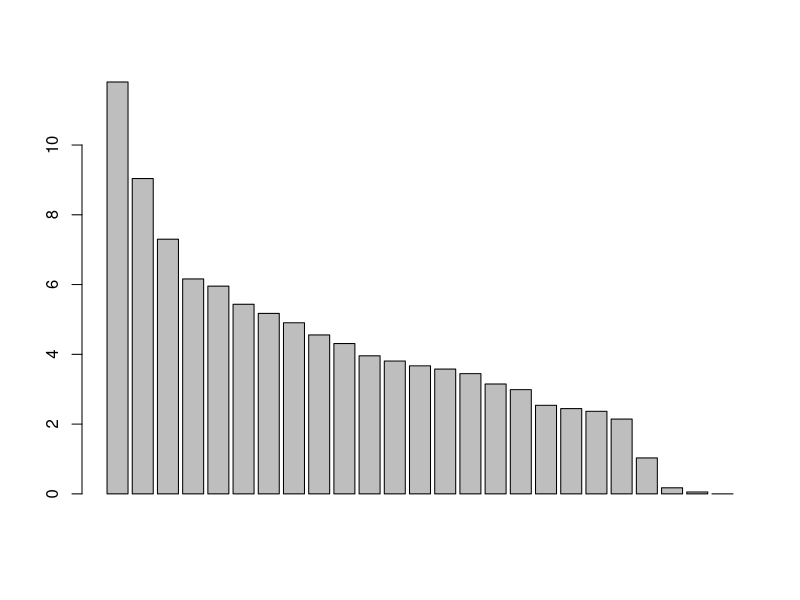
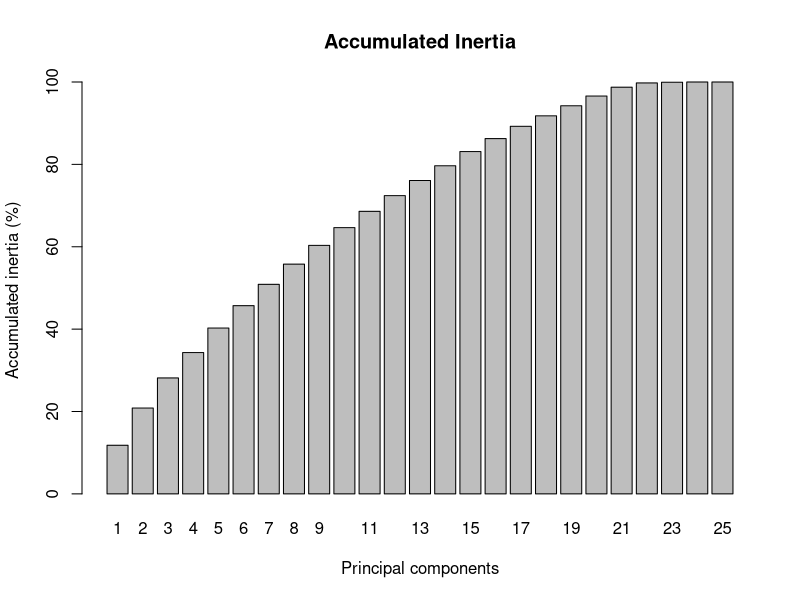
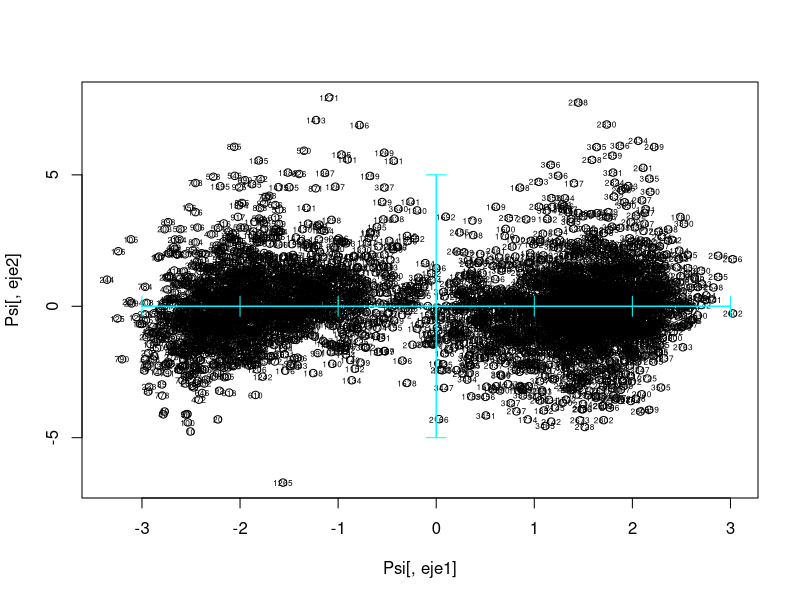
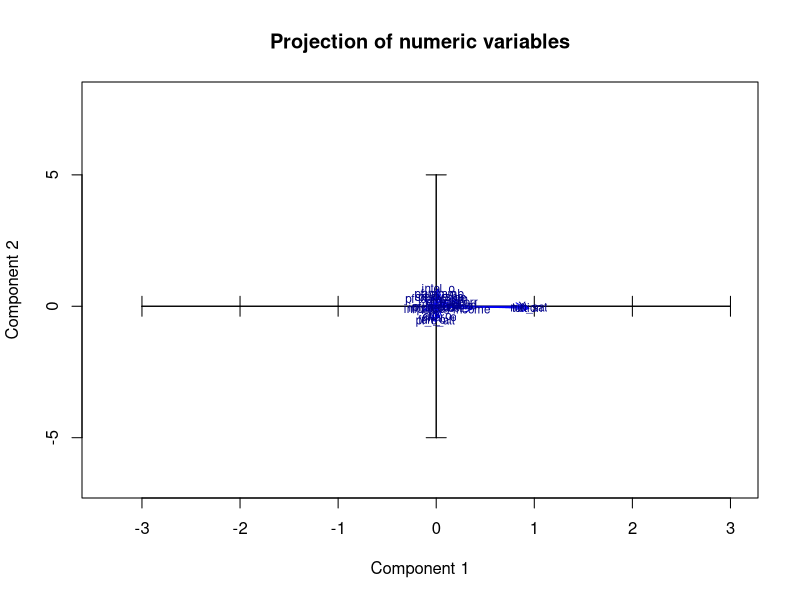
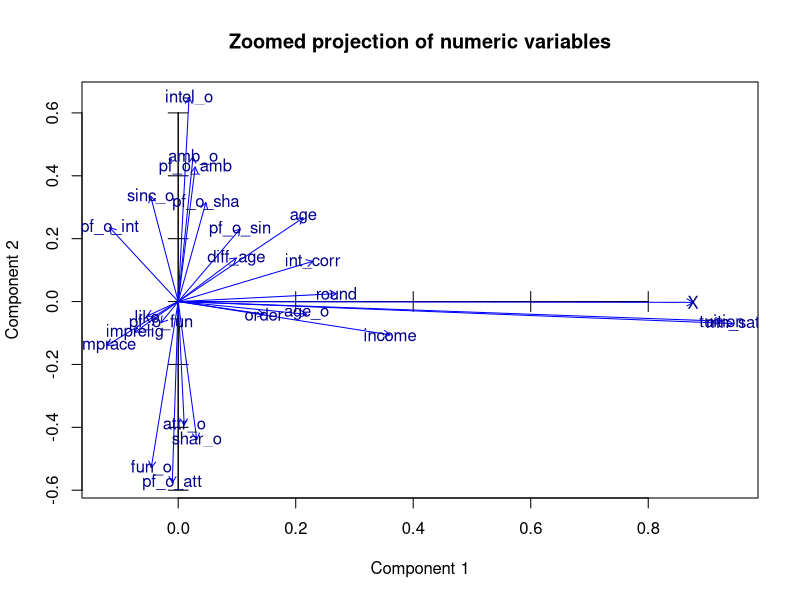
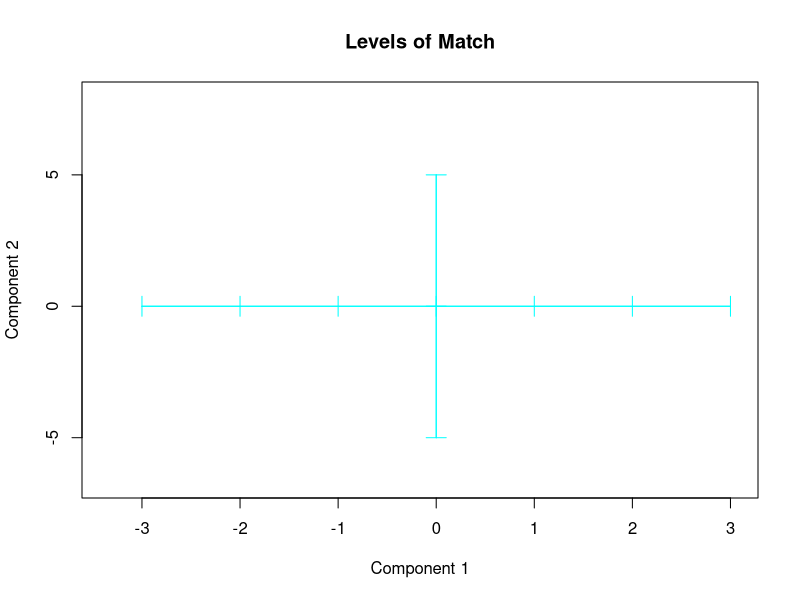
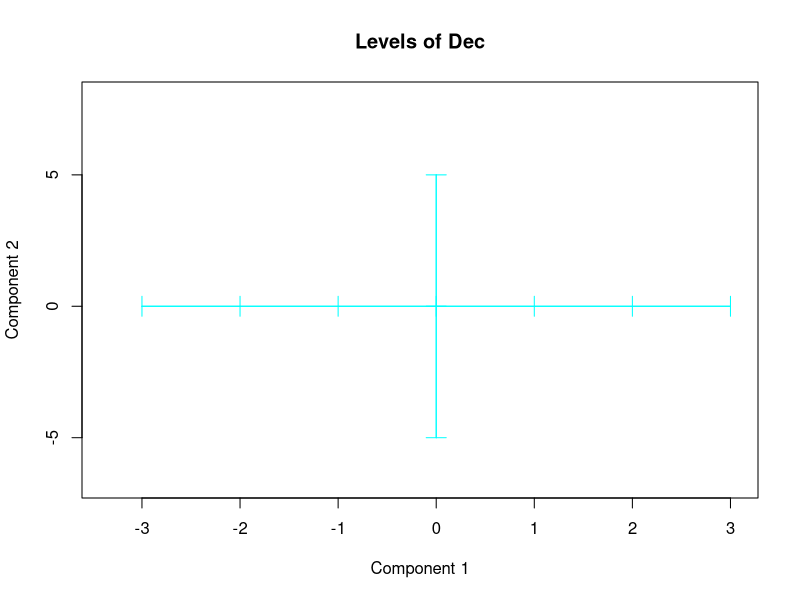
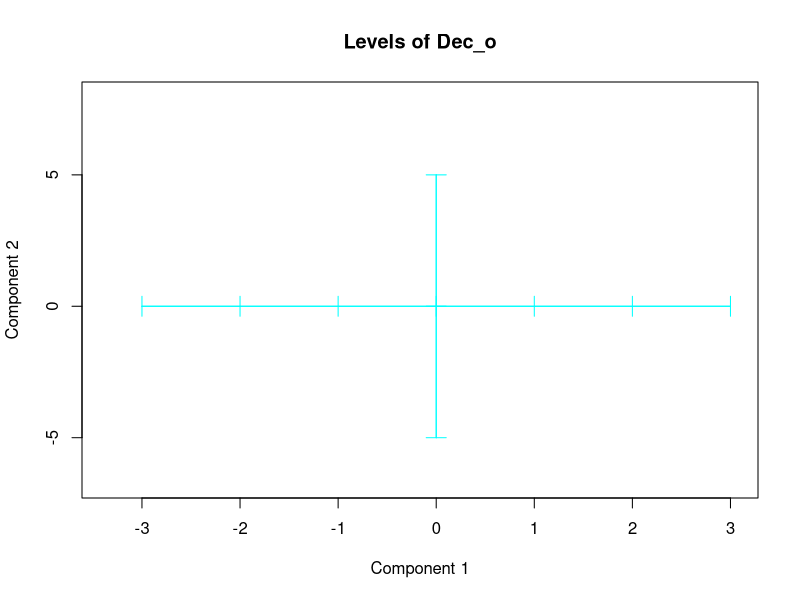

Write R code to recreate these figures, in order. (Note: this script raises an error after producing the figures.)
dd <-read.csv("SpeedClean.csv", header=TRUE)

# attach(dd)
# names(dd)

nums <- unlist(lapply(dd, is.numeric))  
dd_numeric <- dd[ , nums]
path <- "plots/9acp/"


#set a list of numerical variables

# PRINCIPAL COMPONENT ANALYSIS OF dd_numeric

pc1 <- prcomp(dd_numeric, scale=TRUE)
class(pc1)
attributes(pc1)

print(pc1)


# WHICH PERCENTAGE OF THE TOTAL INERTIA IS REPRESENTED IN SUBSPACES?

pc1$sdev
inerProj<- pc1$sdev^2
inerProj
totalIner<- sum(inerProj)
totalIner
pinerEix<- 100*inerProj/totalIner
pinerEix
barplot(pinerEix)

#Cummulated Inertia in subspaces, from first principal component to the 24th dimension subspace
png(paste(path,"a-cummulated-inertia-barplot.png",sep = ""))
barplot(100*cumsum(pc1$sdev[1:dim(dd_numeric)[2]]^2)/dim(dd_numeric)[2],main="Accumulated Inertia",xlab = "Principal components",ylab = "Accumulated inertia (%)",names.arg = 1:dim(dd_numeric)[2])
dev.off()
percInerAccum<-100*cumsum(pc1$sdev[1:dim(dd_numeric)[2]]^2)/dim(dd_numeric)[2]
percInerAccum

# 14th col = 79.921189 (80%)
# SELECTION OF THE SINGIFICNT DIMENSIONS (keep 80% of total inertia)
nd = 14

# STORAGE OF THE EIGENVALUES, EIGENVECTORS AND PROJECTIONS IN THE nd DIMENSIONS
Psi = pc1$x[,1:nd]

# STORAGE OF LABELS FOR INDIVIDUALS AND VARIABLES
iden = row.names(dd_numeric)
etiq = names(dd_numeric)
ze = rep(0,length(etiq)) # WE WILL NEED THIS VECTOR AFTERWARDS FOR THE GRAPHICS

for (axis_h in 1:(nd-1)) {
  for (axis_v in (axis_h+1):nd)  {
    axis_name <- paste("x-",axis_h,"_","y-",axis_v,sep = "")
    
    # PLOT OF INDIVIDUALS [APARTAT b 1]
    #select your axis
    eje1<-axis_h
    eje2<-axis_v
    
    png(paste(path,axis_name,"b-1-individuals.png",sep = ""))
    
    plot(Psi[,eje1],Psi[,eje2])
    text(Psi[,eje1],Psi[,eje2],labels=iden, cex=0.5)
    axis(side=1, pos= 0, labels = F, col="cyan")
    axis(side=3, pos= 0, labels = F, col="cyan")
    axis(side=2, pos= 0, labels = F, col="cyan")
    axis(side=4, pos= 0, labels = F, col="cyan")
    dev.off()
    
    #library(rgl)
    #png(paste(path,axis_name,"b-1-individulals-3d.png",sep = ""))
    #plot3d(Psi[,1],Psi[,2],Psi[,3])
    #dev.off()
    
    #Projection of variables [APARTAT b 2]
    
    Phi = cor(dd_numeric,Psi)
    
    #select your axis
    
    X<-Phi[,eje1]
    Y<-Phi[,eje2]
    png(paste(path,axis_name,"b-2-proj-all-nums.png",sep = ""))
    plot(Psi[,eje1],Psi[,eje2],type="n",main="Projection of numeric variables",xlab=paste("Component",axis_h),ylab=paste("Component",axis_v))
    axis(side=1, pos= 0, labels = F)
    axis(side=3, pos= 0, labels = F)
    axis(side=2, pos= 0, labels = F)
    axis(side=4, pos= 0, labels = F)
    arrows(ze, ze, X, Y, length = 0.07,col="blue")
    text(X,Y,labels=etiq,col="darkblue", cex=0.7)
    dev.off()
    
    
    #zooms
    png(paste(path,axis_name,"b-2-zooms-proj-all-nums.png",sep = ""))
    plot(Psi[,eje1],Psi[,eje2],type="n",xlim=c(min(X,0),max(X,0)),ylim=c(min(Y,0),max(Y,0)),main="Zoomed projection of numeric variables",xlab=paste("Component",axis_h),ylab=paste("Component",axis_v))
    axis(side=1, pos= 0, labels = F)
    axis(side=3, pos= 0, labels = F)
    axis(side=2, pos= 0, labels = F)
    axis(side=4, pos= 0, labels = F)
    arrows(ze, ze, X, Y, length = 0.07,col="blue")
    text(X,Y,labels=etiq,col="darkblue", cex=1)

    dev.off()
    
    
    
    #Now we project both cdgs of levels of a selected qualitative variable without
    #representing the individual anymore
    
    png(paste(path,axis_name,"b-2-match.png",sep = ""))
    plot(Psi[,eje1],Psi[,eje2],type="n",main="Levels of Match",xlab=paste("Component",axis_h),ylab=paste("Component",axis_v))
    axis(side=1, pos= 0, labels = F, col="cyan")
    axis(side=3, pos= 0, labels = F, col="cyan")
    axis(side=2, pos= 0, labels = F, col="cyan")
    axis(side=4, pos= 0, labels = F, col="cyan")
    
    #select your qualitative variable: MATCH
    varcat<-dd[,"match"]
    fdic1 = tapply(Psi[,eje1],varcat,mean)
    fdic2 = tapply(Psi[,eje2],varcat,mean)
    
    #points(fdic1,fdic2,pch=16,col="blue", labels=levels(varcat))
    text(fdic1,fdic2,labels=levels(varcat),col="blue", cex=0.7)
    dev.off()
    
    png(paste(path,axis_name,"b-2-dec.png",sep = ""))
    plot(Psi[,eje1],Psi[,eje2],type="n",main="Levels of Dec",xlab=paste("Component",axis_h),ylab=paste("Component",axis_v))
    axis(side=1, pos= 0, labels = F, col="cyan")
    axis(side=3, pos= 0, labels = F, col="cyan")
    axis(side=2, pos= 0, labels = F, col="cyan")
    axis(side=4, pos= 0, labels = F, col="cyan")
    
    #select your qualitative variable: DEC
    varcat<-dd[,"dec"]
    fdic1 = tapply(Psi[,eje1],varcat,mean)
    fdic2 = tapply(Psi[,eje2],varcat,mean)
    
    #points(fdic1,fdic2,pch=16,col="blue", labels=levels(varcat))
    text(fdic1,fdic2,labels=levels(varcat),col="blue", cex=0.7)
    dev.off()
    
    png(paste(path,axis_name,"b-2-dec_o.png",sep = ""))
    plot(Psi[,eje1],Psi[,eje2],type="n",main="Levels of Dec_o",xlab=paste("Component",axis_h),ylab=paste("Component",axis_v))
    axis(side=1, pos= 0, labels = F, col="cyan")
    axis(side=3, pos= 0, labels = F, col="cyan")
    axis(side=2, pos= 0, labels = F, col="cyan")
    axis(side=4, pos= 0, labels = F, col="cyan")
    
    #select your qualitative variable: DEC_O
    varcat<-dd[,"dec_o"]
    fdic1 = tapply(Psi[,eje1],varcat,mean)
    fdic2 = tapply(Psi[,eje2],varcat,mean)
    
    #points(fdic1,fdic2,pch=16,col="blue", labels=levels(varcat))
    text(fdic1,fdic2,labels=levels(varcat),col="blue", cex=0.7)
    dev.off()
    
    
    #all qualitative together
    png(paste(path,axis_name,"b-2-all-qual-tog.png",sep = ""))
    plot(Psi[,eje1],Psi[,eje2],type="n",main="All qualitative variables projected together",xlab=paste("Component",axis_h),ylab=paste("Component",axis_v))
    axis(side=1, pos= 0, labels = F, col="cyan")
    axis(side=3, pos= 0, labels = F, col="cyan")
    axis(side=2, pos= 0, labels = F, col="cyan")
    axis(side=4, pos= 0, labels = F, col="cyan")
    
    
    
    #nominal qualitative variables
    
    facts <- unlist(lapply(dd, is.factor))  
    dcat <- names(dd[ , facts])
    dcat <- dcat[dcat != "goal" & dcat !="go_out" & dcat != "date"]
    #dcat$goal <- NULL
    #dcat$go_out <- NULL
    #dcat$date <- NULL
    #divide categoricals in several graphs if joint representation saturates
    
    #build a palette with as much colors as qualitative variables
    
    #colors<-c("blue","red","green","orange","darkgreen")
    #install.packages("viridis")
    #library(viridis)
    #viridis_pal(option = "D")(length(dcat)) # n = number of colors seeked
    
    #alternative
    colors<-rainbow(length(dcat))
    
    c<-1
    for(k in dcat){
      seguentColor<-colors[c]
      fdic1 = tapply(Psi[,eje1],dd[,k],mean)
      fdic2 = tapply(Psi[,eje2],dd[,k],mean)
      
      text(fdic1,fdic2,labels=levels(dd[,k]),col=seguentColor, cex=0.6)
      c<-c+1
    }
    legend("bottomleft",dcat,pch=1,col=colors, cex=0.6)
    
    dev.off()
    
    #determine zoom level
    #use the scale factor or not depending on the position of centroids
    # ES UN FACTOR D'ESCALA PER DIBUIXAR LES FLETXES MES VISIBLES EN EL GRAFIC
    #fm = round(max(abs(Psi[,1])))
    #fm=40
    
    #scale the projected variables
    #X<-fm*U[,eje1]
    #Y<-fm*U[,eje2]
    #X<-fm*Psi[,eje1]
    #Y<-fm*Psi[,eje2]
    
    #X<-fm*Phi[,eje1]
    #Y<-fm*Phi[,eje2]
    
   
    
    png(paste(path,axis_name,"b-2-num-background.png",sep = ""))
    #represent numerical variables in background
    plot(Psi[,eje1],Psi[,eje2],type="n",xlim=c(-1,1), ylim=c(-3,1),main="All vars projected together, numeric vars in background",xlab=paste("Component",axis_h),ylab=paste("Component",axis_v))
    #plot(X,Y,type="none",xlim=c(min(X,0),max(X,0)))
    axis(side=1, pos= 0, labels = F, col="cyan")
    axis(side=3, pos= 0, labels = F, col="cyan")
    axis(side=2, pos= 0, labels = F, col="cyan")
    axis(side=4, pos= 0, labels = F, col="cyan")
    
    #add projections of numerical variables in background
    arrows(ze, ze, X, Y, length = 0.07,col="lightgray")
    text(X,Y,labels=etiq,col="gray", cex=0.7)
    
    #add centroids
    c<-1
    for(k in dcat){
      seguentColor<-colors[c]
      
      fdic1 = tapply(Psi[,eje1],dd[,k],mean)
      fdic2 = tapply(Psi[,eje2],dd[,k],mean)
      
      #points(fdic1,fdic2,pch=16,col=seguentColor, labels=levels(dd[,k]))
      text(fdic1,fdic2,labels=levels(dd[,k]),col=seguentColor, cex=0.6)
      c<-c+1
    }
    legend("bottomleft",dcat,pch=1,col=colors, cex=0.6)
    
    
    #add ordinal qualitative variables. Ensure ordering is the correct
    
    # dordi<-c(8)
    # go_out = 31, date = 30 , goal = 29
    dordi <- c(29,30,31)
    
    
    levels(dd[,dordi[1]])
    #reorder modalities(GOAL): when required
    dd[,dordi[1]] <- factor(dd[,dordi[1]], ordered=TRUE,  levels= c("Other","Fun","Say","Meet","Date","Serious"))
    levels(dd[,dordi[1]])
    
    
    #reorder modalities(DATE): when required
    dd[,dordi[2]] <- factor(dd[,dordi[2]], ordered=TRUE,  levels= c("Unknown","Never", "SevYear","1Month", "2Month","1Week","2Week","SevWeek"))
    levels(dd[,dordi[2]])
    
    
    #reorder modalities(GO_OUT): when required
    dd[,dordi[3]] <- factor(dd[,dordi[3]], ordered=TRUE,  levels= c("Never", "SevYear","1Month", "2Month","1Week","2Week","SevWeek"))
    levels(dd[,dordi[3]])
    
    
    
    c<-1
    col <- c
    for(k in dordi){
      #seguentColor<-colors[col]
      seguentColor<-colors[c]
      fdic1 = tapply(Psi[,eje1],dd[,k],mean)
      fdic2 = tapply(Psi[,eje2],dd[,k],mean)
      
      #points(fdic1,fdic2,pch=16,col=seguentColor, labels=levels(dd[,k]))
      #connect modalities of qualitative variables
      lines(fdic1,fdic2,pch=16,col=seguentColor)
      text(fdic1,fdic2,labels=levels(dd[,k]),col=seguentColor, cex=0.6)
      c<-c+1
      col<-col+1
    }
    legend("topleft",names(dd)[dordi],pch=1,col=colors[1:length(dordi)], cex=0.6)
    
    dev.off()
    
    # PROJECTION OF ILLUSTRATIVE qualitative variables on individuals' map
    # PROJECCIÓ OF INDIVIDUALS DIFFERENTIATING THE Dictamen
    # (we need a numeric Dictamen to color)
    # MATCH
    varcat=dd[,"match"]
    png(paste(path,axis_name,"b-2-match-ill-proj.png",sep = ""))
    plot(Psi[,1],Psi[,2],col=varcat)
    axis(side=1, pos= 0, labels = F, col="darkgray")
    axis(side=3, pos= 0, labels = F, col="darkgray")
    axis(side=2, pos= 0, labels = F, col="darkgray")
    axis(side=4, pos= 0, labels = F, col="darkgray")
    legend("bottomleft",levels(varcat),pch=1,col=c(1,2), cex=0.6)
    
    
    # Overproject THE CDG OF  LEVELS OF varcat
    fdic1 = tapply(Psi[,1],varcat,mean)
    fdic2 = tapply(Psi[,2],varcat,mean)
    
    text(fdic1,fdic2,labels=levels(varcat),col="cyan", cex=0.75)
    dev.off()
    # DEC
    varcat=dd[,"dec"]
    png(paste(path,axis_name,"b-2-dec-proj.png",sep = ""))
    plot(Psi[,1],Psi[,2],col=varcat)
    axis(side=1, pos= 0, labels = F, col="darkgray")
    axis(side=3, pos= 0, labels = F, col="darkgray")
    axis(side=2, pos= 0, labels = F, col="darkgray")
    axis(side=4, pos= 0, labels = F, col="darkgray")
    legend("bottomleft",levels(varcat),pch=1,col=c(1,2), cex=0.6)
    
    
    # Overproject THE CDG OF  LEVELS OF varcat
    fdic1 = tapply(Psi[,1],varcat,mean)
    fdic2 = tapply(Psi[,2],varcat,mean)
    
    text(fdic1,fdic2,labels=levels(varcat),col="cyan", cex=0.75)
    dev.off()
    
    # DEC_O
    varcat=dd[,"dec_o"]
    png(paste(path,axis_name,"b-2-ill-dec-o.png",sep = ""))
    plot(Psi[,1],Psi[,2],col=varcat)
    axis(side=1, pos= 0, labels = F, col="darkgray")
    axis(side=3, pos= 0, labels = F, col="darkgray")
    axis(side=2, pos= 0, labels = F, col="darkgray")
    axis(side=4, pos= 0, labels = F, col="darkgray")
    legend("bottomleft",levels(varcat),pch=1,col=c(1,2), cex=0.6)
    
    
    # Overproject THE CDG OF  LEVELS OF varcat
    fdic1 = tapply(Psi[,1],varcat,mean)
    fdic2 = tapply(Psi[,2],varcat,mean)
    
    text(fdic1,fdic2,labels=levels(varcat),col="cyan", cex=0.75)
    dev.off()
  }
}


